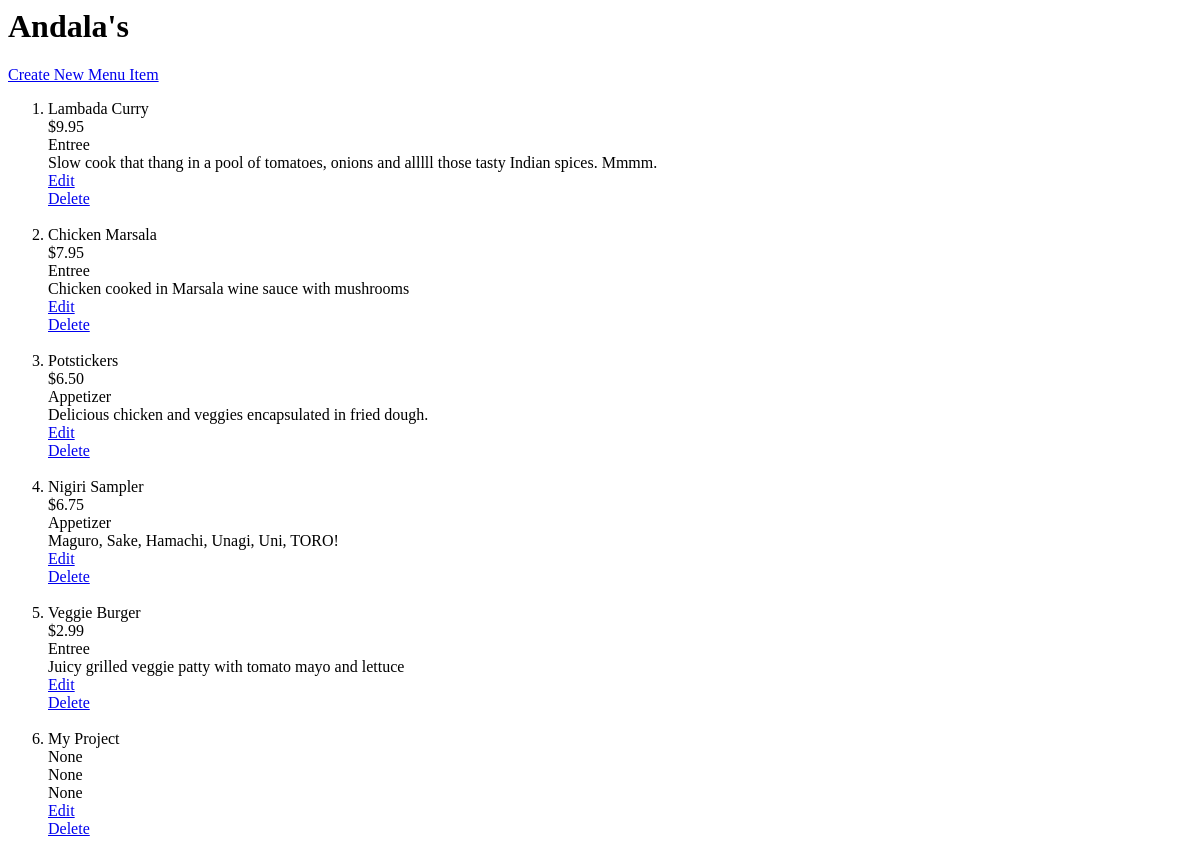
The app's page /restaurant/7/, older data.
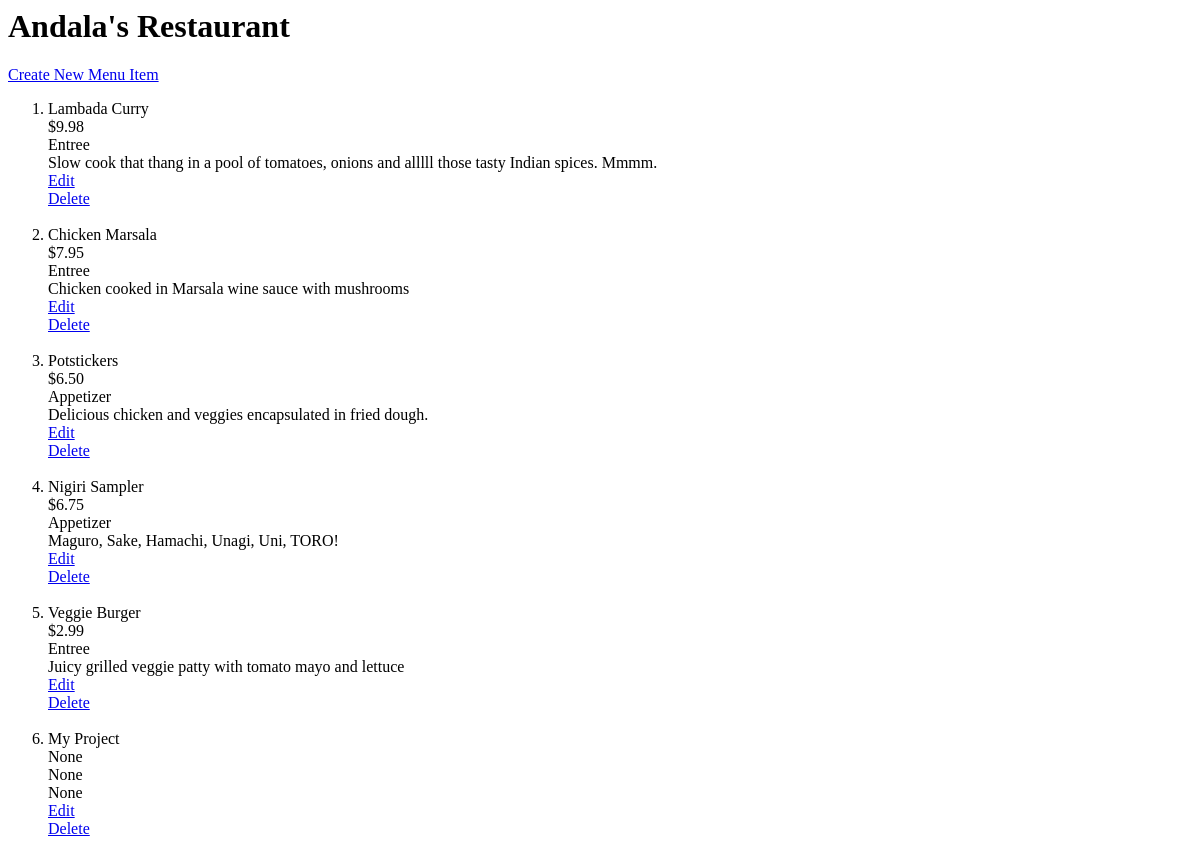
The same page, newer data.
### database_setup.py (models this page shows, shortened)
class Restaurant(Base):
	__tablename__ = 'restaurant'
	id = Column(Integer, primary_key=True)
	name = Column(String(250), nullable=False)

class MenuItem(Base):
	__tablename__ = 'menu_item'
	name = Column(String(80), nullable = False)
	id = Column(Integer, primary_key = True)
	description = Column(String(250))
	price = Column(String(8))
	course = Column(String(250))
	restaurant_id = Column(Integer, ForeignKey('restaurant.id'))
	restaurant = relationship(Restaurant)

### base.py (the view)
@app.route('/restaurant/<int:restaurant_id>/')
def restaurantMenu(restaurant_id):
	restaurant = session.query(Restaurant).filter_by(id = restaurant_id).one()
	items = session.query(MenuItem).filter_by(restaurant_id=restaurant.id)
	return render_template('menu.html', restaurant=restaurant, items=items)

### templates/menu.html (shortened to what this page needs)
<html>
<head>
</head>
<body>
	<h1>{{ restaurant.name }}</h1>
	<a href="{{url_for('newMenuItem', restaurant_id= restaurant.id)}}">Create New Menu Item</a>
<ol>
	{% for i in items %}
	<li>{{ i.name }}</li>
	{{i.price}}
	{{i.course}}
	{{i.description}}
	<a href="{{url_for('editMenuItem', restaurant_id=restaurant.id, menu_id=i.id)}}">Edit</a>
	<a href="{{url_for('deleteMenuItem', restaurant_id=restaurant.id, menu_id=i.id)}}">Delete</a>
	{% endfor %}
</ol>
</body>
</html>

Row changes from the older to the newer data that the page shows:
changed Restaurant: name "Andala's" → "Andala's Restaurant"
changed MenuItem "Lambada Curry": price "$9.95" → "$9.98"
